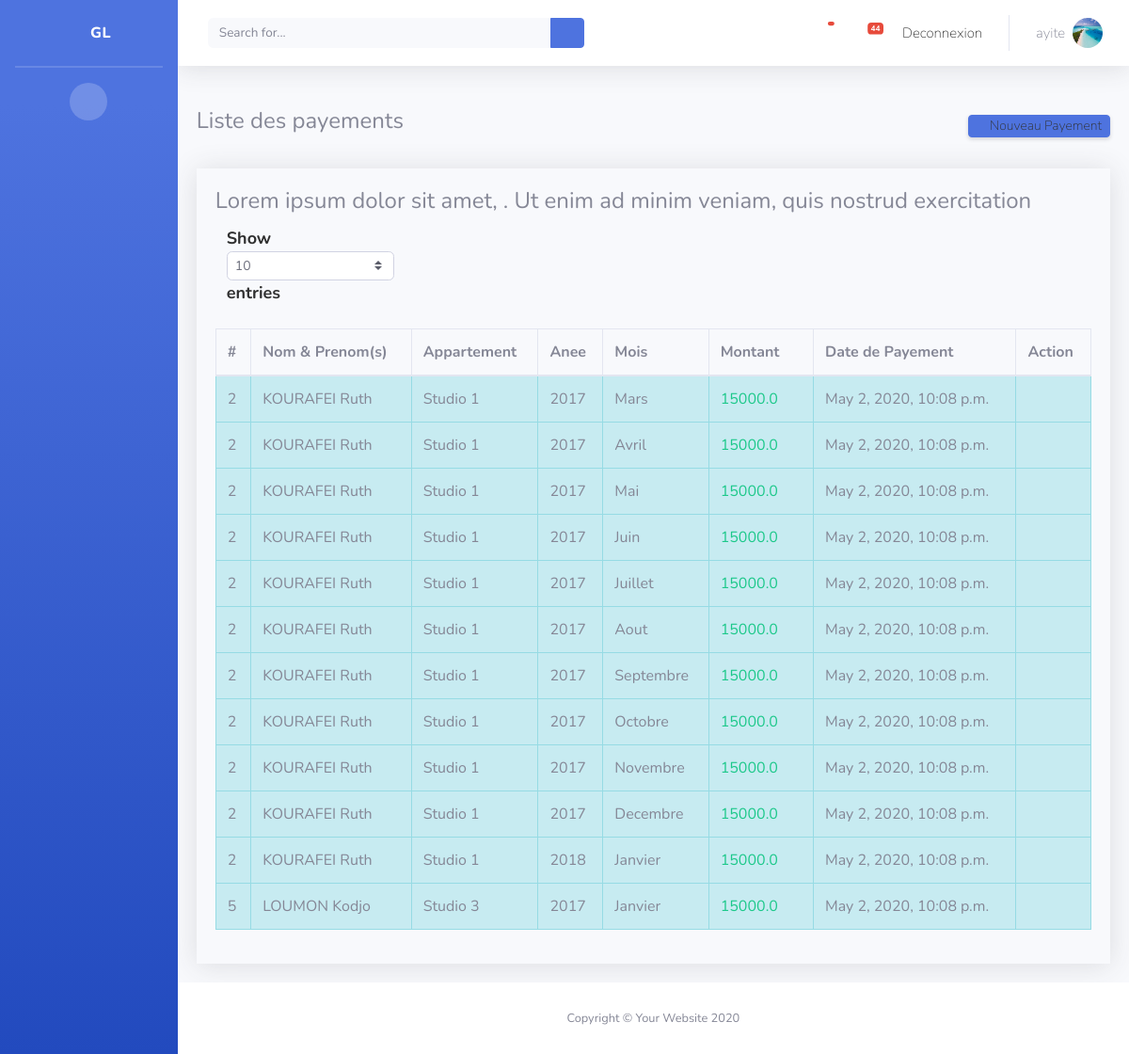
/index/liste-payement/ (signed in), run on the app's committed database.
### authentication/models.py (models this page shows, shortened)
class Utilisateur(AbstractUser):
    USER_TYPE_CHOICES = (
        (0, 'Admin'),
        (1, 'Locataire'),
        (2, 'Gestionnaire'),
    )
    profile_image = models.ImageField(upload_to='utilisateur_img/', default='utilisateur.png')
    user_type = models.PositiveSmallIntegerField(choices=USER_TYPE_CHOICES, default=0)

### payement/models.py (models this page shows, shortened)
class Payement(models.Model):
    locataire = models.ForeignKey(Contrat, on_delete=models.CASCADE)
    chambre = models.ForeignKey(Chambre, on_delete=models.CASCADE)
    annee = models.ForeignKey(Annee, on_delete=models.CASCADE ,blank=False)
    mois = models.ForeignKey(Mois, on_delete=models.CASCADE,blank=False)
    montant = models.FloatField()
    date_payement = models.DateTimeField(default=timezone.now)
    class Meta:
        ordering = ['locataire','annee', 'mois']
        permissions = (('peut voir  payement', 'Peut voir payement'),
                       ('peut voir detail des payements', 'Peut voir detail des payements'),)

class Annee(models.Model):
    annee=models.CharField(max_length=50, blank=False)
    def __str__(self):
        return f"{self.annee} "

class Mois(models.Model):
   mois=models.CharField(max_length=30, blank=False)
   def __str__(self):
       return f"{self.mois} "

### contrat/models.py (models this page shows, shortened)
class Contrat(models.Model):
    nom_locataire = models.CharField(max_length=50 , null=False, blank=True)
    prenom_locataire= models.CharField(max_length=50)
    sexe=models.CharField(choices=SEXE_CHOICES, max_length=1)
    contact_no = models.CharField(max_length=15 , null = True ,blank=True)
    address = models.CharField(max_length=100, null= True, blank=True )
    email_address = models.EmailField(null=True, blank=True)
    maison =models.ForeignKey(Maison, on_delete=models.CASCADE)
    chambre = models.ForeignKey(Chambre, on_delete=models.CASCADE)
    caution = models.FloatField()
    date_contrat = models.DateTimeField(default=timezone.now)
    date_entree = models.DateTimeField(default=timezone.now,null=True, blank=True)
    date_sortie = models.DateTimeField(blank=True, null=True)
    profile_image = models.ImageField(upload_to='utilisateur_img/', null=True, blank=True)
    class Meta:
        permissions = (('peut voir  contrat', 'Peut voir contrat'),
                       ('peut voir detail des contrats', 'Peut voir detail des contrats'),)

### chambre/models.py (models this page shows, shortened)
class Chambre(models.Model):
     type_chambre = models.CharField(max_length=50, null=True, blank=True)
     maison = models.ForeignKey(Maison, on_delete=models.CASCADE, editable=True)
     nom = models.CharField(max_length=25)
     prix = models.FloatField()
     statut = models.CharField(choices=STATUS_CHOICES, max_length=1)
     class Meta:
        ordering = ['nom' ]
        permissions = (('peut voir chamnbre', 'Peut voir chambre'),('peut voir detail chamnbre', 'Peut voir  detail chambre'))
     def __str__(self):
        return   '{0}'.format( self.nom)

### payement/views.py (the view)
# urls.py: path('liste-payement/', list_payement , name='liste-payement'),
def list_payement(request):
    if request.method == 'GET':
        liste_payements = Payement.objects.all().order_by('locataire','annee','mois')[:12]
        context = {
            "payement": liste_payements,
        }
    return render(request, 'payement/list_payement.html', context)

### templates/payement/list_payement.html
{% extends "base.html" %}
{% block content %}
<div class=" card-body">
    <div class="d-sm-flex align-items-center justify-content-between mb-4">
        <h4 class="card-title">Liste des payements</h4>
      <a href="{%url 'payement:ajouter-payement'%}" class="d-none d-sm-inline-block btn btn-sm btn-primary shadow-sm"><i class="mdi mdi-plus-circle mdi-sm text-white-50"></i> Nouveau Payement</a>
    </div>
                  <div class="shadow">
                  <div class="card-body">
                    <h4 class="card-title">Lorem ipsum dolor sit amet, . Ut enim ad minim veniam, quis nostrud exercitation </h4>
                    <div class="col-sm-12 col-md-6"><div class="dataTables_length" id="dataTable_length"><label>Show <select name="dataTable_length" aria-controls="dataTable" class="custom-select custom-select-sm form-control form-control-sm"><option value="10">10</option><option value="25">25</option><option value="50">50</option><option value="100">100</option>
                    </select> entries</label></div></div>
                    <div class="table-responsive pt-3">
                      <table class="table table-bordered">
                        <thead>
                          <tr>
                            <th>
                              #
                            </th>
                            <th>
                              Nom & Prenom(s)
                            </th>
                            <th>
                              Appartement
                            </th>
                            <th>
                              Anee
                            </th>
                            <th>
                              Mois
                            </th>
                            <th>
                              Montant
                            </th>
                            <th>
                              Date de Payement
                            </th>
                            <th>
                              Action
                            </th>
                          </tr>
                        </thead>
                        <tbody>
                            {% for payement in payement%}
                          <tr class="table-info">
                            <td>
                              {{payement.locataire_id}}
                            </td>
                            <td>
                                {{payement.locataire.nom_locataire}}   {{payement.locataire.prenom_locataire}}
                            </td>
                            <td>
                              {{payement.locataire.chambre}}
                            </td>
                            <td>
                              {{payement.annee}}
                            </td>
                            <td>
                                {{payement.mois}}
                            </td>
                            <td class="text-success">
                              {{payement.montant}} <i class="mdi mdi-arrow-up"></i>
                            </td>
                            <td>
                            {{payement.date_payement}}
                            </td>
                            <td>
                              <a href="{% url 'payement:modifier-payement' pk=payement.pk %}" class="settings " title="Settings" data-toggle="tooltip"><i class=" mdi mdi-pencil   "></i></a>
                              <a href="{% url 'payement:supprimer-payement' pk=payement.pk %}" ><i class=" mdi mdi-delete contrat-i "></i></a>
                            </td>
                          </tr>
                          {%endfor%}
                        </tbody>
                      </table>
                    </div>
                  </div>
                </div>
                </div>
                {% endblock content%}

### templates/navbar.html (shortened to what this page needs)
 {% if request.user.is_authenticated %}
       <nav class="navbar navbar-expand navbar-light bg-white topbar mb-4 static-top shadow">
         <form class=" d-none d-sm-inline-block form-inline mr-auto ml-md-3 my-2 my-md-0 mw-100 navbar-search"    action="{% url 'chambre:search'  %}" method="get" accept-charset="utf-8">
           <div class="input-group">
             <input type="text" class="form-control bg-light border-0 small" placeholder="Search for..." aria-label="Search" aria-describedby="basic-addon2" name="query">
             <div class="input-group-append">
               <button class="btn btn-primary" type="button">
                 <i class="fas fa-search fa-sm"></i>
               </button>
             </div>
           </div>
         </form>
         <ul class="navbar-nav ml-auto">
           <li class="nav-item dropdown no-arrow mx-1">
             <a class="nav-link dropdown-toggle" href="#" id="alertsDropdown" role="button" data-toggle="dropdown" aria-haspopup="true" aria-expanded="false">
               <i class="fas fa-bell fa-fw"> <span class="badge badge-danger badge-counter">  {{num_visits}}  </span></i>
             </a>
           </li>
           <li class="nav-item dropdown no-arrow mx-1">
             <a class="nav-link dropdown-toggle" href="#" id="messagesDropdown" role="button" data-toggle="dropdown" aria-haspopup="true" aria-expanded="false">
               <i class="fas fa-envelope fa-fw"></i>
               <span class="badge badge-danger badge-counter">44</span>
             </a>
           </li>
             {% if request.user.is_authenticated %}
         <li class="nav-item">
           <a class="nav-link waves-effect" href="{% url 'authentication:login' %}">
             <span class="clearfix d-none d-sm-inline-block"> Deconnexion </span>
           </a>
         </li>
         {% endif %}
           <li class="nav-item dropdown no-arrow">
             <a class="nav-link dropdown-toggle" href="#" id="userDropdown" role="button" data-toggle="dropdown" aria-haspopup="true" aria-expanded="false">
               <span class="mr-2 d-none d-lg-inline text-gray-600 small">{{user.username}}</span>
                                                             {%if user.profile_image%}
               <img class="img-profile rounded-circle" src="{{ user.profile_image.url }}">
                                                                {%endif%}
             </a>
           </li>
         </ul>
       </nav>
       {%endif%}

### static/css/customer.css (style rules this page uses)
.btn { font-size: 0.875rem; line-height: 1; font-weight: 100; border-radius: 0.25rem; }
.btn.btn-sm, .btn-group-sm > .btn { font-size: 0.875rem; }
.shadow { box-shadow: 0 .15rem 1.75rem 0 rgba(58,59,69,.15) !important; }
.contrat-i { color:#ee5b5b; }
img { max-width: 100%; height: 100%; border-style: none; border-top-style: none; border-right-style: none; border-bottom-style: none; border-left-style: none; vertical-align: middle; }
.locataire-ab h5 p,b ,label { font-size: 18px; color: #303030; font-weight: 700; }
.d-none { font-size: 15px; color: #303030; font-weight: 50; }

### data on the page
Utilisateur: username "ayite", profile_image (picture)
Payement: locataire_id "2", locataire.nom_locataire "KOURAFEI", locataire.prenom_locataire "Ruth", locataire.chambre "Studio 1", annee "2017", mois "Mars", montant "15000.0", date_payement "May 2, 2020, 10:08 p.m."
Payement: locataire_id "2", locataire.nom_locataire "KOURAFEI", locataire.prenom_locataire "Ruth", locataire.chambre "Studio 1", annee "2017", mois "Avril", montant "15000.0", date_payement "May 2, 2020, 10:08 p.m."
Payement: locataire_id "2", locataire.nom_locataire "KOURAFEI", locataire.prenom_locataire "Ruth", locataire.chambre "Studio 1", annee "2017", mois "Mai", montant "15000.0", date_payement "May 2, 2020, 10:08 p.m."
Payement: locataire_id "2", locataire.nom_locataire "KOURAFEI", locataire.prenom_locataire "Ruth", locataire.chambre "Studio 1", annee "2017", mois "Juin", montant "15000.0", date_payement "May 2, 2020, 10:08 p.m."
Payement: locataire_id "2", locataire.nom_locataire "KOURAFEI", locataire.prenom_locataire "Ruth", locataire.chambre "Studio 1", annee "2017", mois "Juillet", montant "15000.0", date_payement "May 2, 2020, 10:08 p.m."
Payement: locataire_id "2", locataire.nom_locataire "KOURAFEI", locataire.prenom_locataire "Ruth", locataire.chambre "Studio 1", annee "2017", mois "Aout", montant "15000.0", date_payement "May 2, 2020, 10:08 p.m."
Payement: locataire_id "2", locataire.nom_locataire "KOURAFEI", locataire.prenom_locataire "Ruth", locataire.chambre "Studio 1", annee "2017", mois "Septembre", montant "15000.0", date_payement "May 2, 2020, 10:08 p.m."
Payement: locataire_id "2", locataire.nom_locataire "KOURAFEI", locataire.prenom_locataire "Ruth", locataire.chambre "Studio 1", annee "2017", mois "Octobre", montant "15000.0", date_payement "May 2, 2020, 10:08 p.m."
Payement: locataire_id "2", locataire.nom_locataire "KOURAFEI", locataire.prenom_locataire "Ruth", locataire.chambre "Studio 1", annee "2017", mois "Novembre", montant "15000.0", date_payement "May 2, 2020, 10:08 p.m."
Payement: locataire_id "2", locataire.nom_locataire "KOURAFEI", locataire.prenom_locataire "Ruth", locataire.chambre "Studio 1", annee "2017", mois "Decembre", montant "15000.0", date_payement "May 2, 2020, 10:08 p.m."
Payement: locataire_id "2", locataire.nom_locataire "KOURAFEI", locataire.prenom_locataire "Ruth", locataire.chambre "Studio 1", annee "2018", mois "Janvier", montant "15000.0", date_payement "May 2, 2020, 10:08 p.m."
Payement: locataire_id "5", locataire.nom_locataire "LOUMON", locataire.prenom_locataire "Kodjo", locataire.chambre "Studio 3", annee "2017", mois "Janvier", montant "15000.0", date_payement "May 2, 2020, 10:08 p.m."
